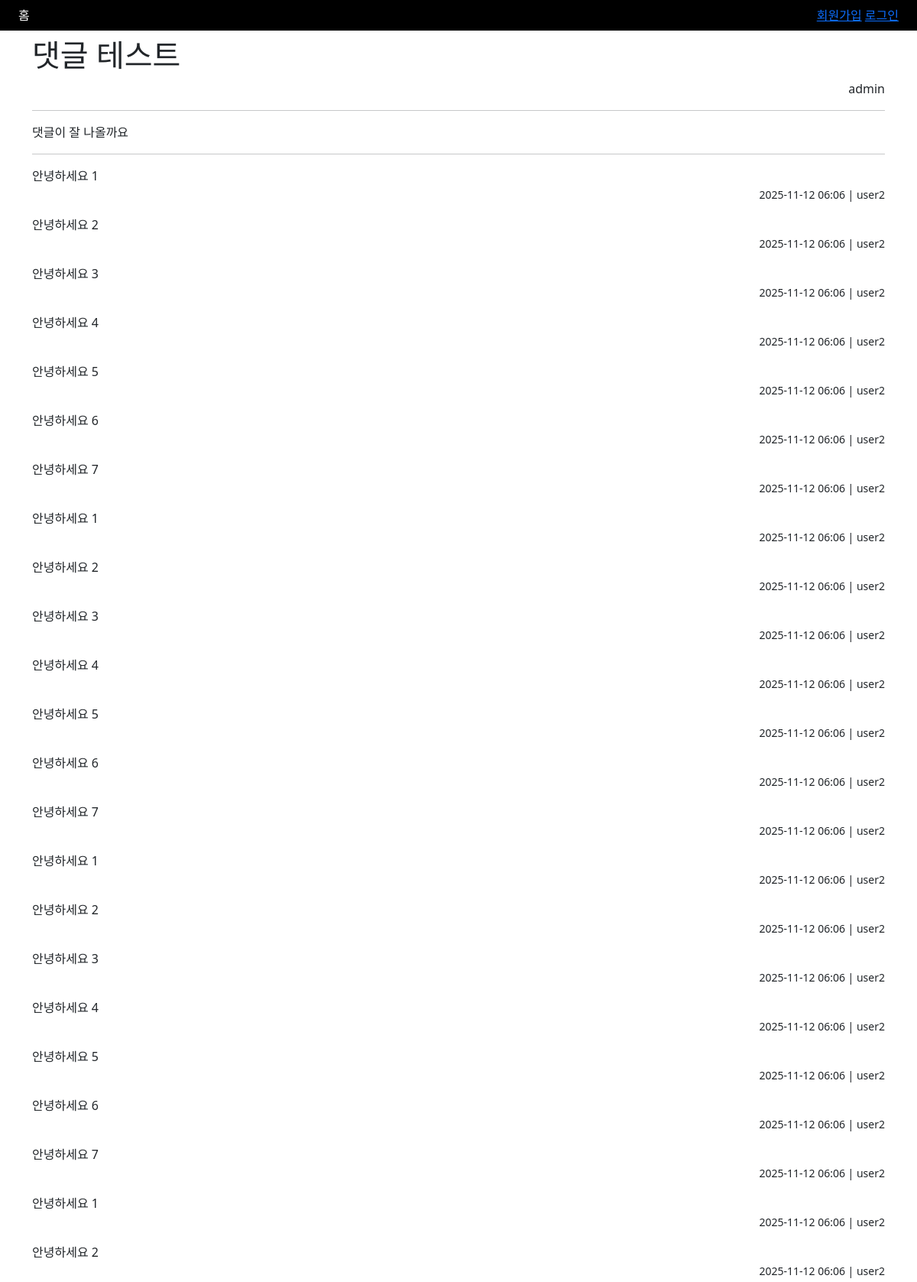
The page /181/ (upper part) on the database its author committed.
### blog/models.py (models this page shows, shortened)
class Blog(models.Model):
    CATEGORY_CHOICES = (
        ('free', '자유'),
        ('travel', '여행'),
        ('cat', '고양이'),
        ('dog', '강아지')
    )
    category = models.CharField('카테고리', max_length=10, choices=CATEGORY_CHOICES , default='free')
    title = models.CharField('제목', max_length=100)
    content = models.TextField('본문')
    author = models.ForeignKey(User, on_delete=models.CASCADE)
    created_at = models.DateTimeField('작성일자', auto_now_add=True)
    updated_at = models.DateTimeField('작성일자', auto_now=True)
    class Meta:
        verbose_name = '블로그'
        verbose_name_plural = '블로그 목록'

class Comment(TimestampModel):
    blog = models.ForeignKey(Blog, on_delete=models.CASCADE)
    content = models.CharField('본문', max_length=255)
    author = models.ForeignKey(User, on_delete=models.CASCADE)
    class Meta:
        verbose_name = '댓글'
        verbose_name_plural = '댓글 목록'
        ordering = ['-created_at', '-id']

### blog/cb_views.py (the view)
# urls.py: path('<int:blog_pk>/', cb_views.BlogDetailView.as_view(), name='detail'),
class BlogDetailView(ListView):
    model = Comment
    template_name = 'blog_detail.html'
    paginate_by = 10 # 페이지네이션
    def get(self, request, *args, **kwargs):
        self.object = get_object_or_404(Blog, pk=kwargs.get('blog_pk'))
        return super().get(request, *args, **kwargs)
    def get_queryset(self):
        return self.model.objects.filter(blog=self.object).prefetch_related('author')
    def get_context_data(self, **kwargs):
        context = super().get_context_data(**kwargs)
        context['comment_form'] = CommentForm()
        context['blog'] = self.object
        return context

### templates/blog_detail.html (shortened to what this page needs)
{% extends 'base.html' %}
{% block content %}
  <div class="mt-2 d-flex justify-content-between">
    <h1>{{ blog.title }}</h1>
  </div>
  <div style="text-align: right">
    {{ blog.author.username }}
  </div>
  <hr>
  <p>{{ blog.content }}</p>
  <hr>
    <div class="mb-2" id="comment_wrapper">
        {% for comment in blog.comment_set.all %}
          <div>
            {{ comment.content }}
            <p class="text-end">
              <small>{{ comment.created_at | date:'Y-m-d H:i' }} | {{ comment.author.username }}</small>
            </p>
          </div>
        {% endfor %}
    </div>
{% endblock %}

### rows shown on the page
Blog: title "댓글 테스트", author.username "admin", content "댓글이 잘 나올까요"
Comment: content "안녕하세요 1", created_at "2025-11-12 06:06", author.username "user2"
Comment: content "안녕하세요 2", created_at "2025-11-12 06:06", author.username "user2"
Comment: content "안녕하세요 3", created_at "2025-11-12 06:06", author.username "user2"
Comment: content "안녕하세요 4", created_at "2025-11-12 06:06", author.username "user2"
Comment: content "안녕하세요 5", created_at "2025-11-12 06:06", author.username "user2"
Comment: content "안녕하세요 6", created_at "2025-11-12 06:06", author.username "user2"
Comment: content "안녕하세요 7", created_at "2025-11-12 06:06", author.username "user2"
Comment: content "안녕하세요 1", created_at "2025-11-12 06:06", author.username "user2"
Comment: content "안녕하세요 2", created_at "2025-11-12 06:06", author.username "user2"
Comment: content "안녕하세요 3", created_at "2025-11-12 06:06", author.username "user2"
Comment: content "안녕하세요 4", created_at "2025-11-12 06:06", author.username "user2"
Comment: content "안녕하세요 5", created_at "2025-11-12 06:06", author.username "user2"
Comment: content "안녕하세요 6", created_at "2025-11-12 06:06", author.username "user2"
Comment: content "안녕하세요 7", created_at "2025-11-12 06:06", author.username "user2"
Comment: content "안녕하세요 1", created_at "2025-11-12 06:06", author.username "user2"
Comment: content "안녕하세요 2", created_at "2025-11-12 06:06", author.username "user2"
Comment: content "안녕하세요 3", created_at "2025-11-12 06:06", author.username "user2"
Comment: content "안녕하세요 4", created_at "2025-11-12 06:06", author.username "user2"
Comment: content "안녕하세요 5", created_at "2025-11-12 06:06", author.username "user2"
Comment: content "안녕하세요 6", created_at "2025-11-12 06:06", author.username "user2"
Comment: content "안녕하세요 7", created_at "2025-11-12 06:06", author.username "user2"
Comment: content "안녕하세요 1", created_at "2025-11-12 06:06", author.username "user2"
Comment: content "안녕하세요 2", created_at "2025-11-12 06:06", author.username "user2"
